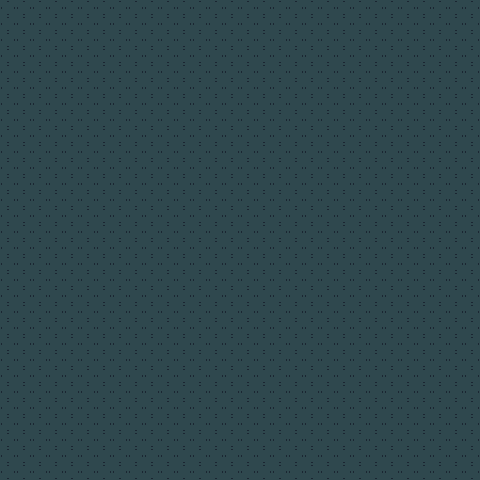

The image is a tile-based game level rendered from a .tmx file. Its description and complete source (layers, tilesets, objects, tile grids) follow:
An orthogonal 30x30 tile map with 16x16 px tiles, 1 tile layer (Tile Layer 1).

<map version="1.5" tiledversion="1.7.2" orientation="orthogonal" renderorder="right-down" width="30" height="30" tilewidth="16" tileheight="16" infinite="0" nextlayerid="3" nextobjectid="1">
 <tileset firstgid="97" source="DirectionDotTiles.tsx" />
 <layer id="2" name="Tile Layer 1" width="30" height="30" offsetx="-0.265509" offsety="0.796526">
  <data encoding="csv">
97,97,97,97,97,97,97,97,97,97,97,97,97,97,97,97,97,97,97,97,97,97,97,97,97,97,97,97,97,97,
97,97,97,97,97,97,97,97,97,97,97,97,97,97,97,97,97,97,97,97,97,97,97,97,97,97,97,97,97,97,
97,97,97,97,97,97,97,97,97,97,97,97,97,97,97,97,97,97,97,97,97,97,97,97,97,97,97,97,97,97,
97,97,97,97,97,97,97,97,97,97,97,97,97,97,97,97,97,97,97,97,97,97,97,97,97,97,97,97,97,97,
97,97,97,97,97,97,97,97,97,97,97,97,97,97,97,97,97,97,97,97,97,97,97,97,97,97,97,97,97,97,
97,97,97,97,97,97,97,97,97,97,97,97,97,97,97,97,97,97,97,97,97,97,97,97,97,97,97,97,97,97,
97,97,97,97,97,97,97,97,97,97,97,97,97,97,97,97,97,97,97,97,97,97,97,97,97,97,97,97,97,97,
97,97,97,97,97,97,97,97,97,97,97,97,97,97,97,97,97,97,97,97,97,97,97,97,97,97,97,97,97,97,
97,97,97,97,97,97,97,97,97,97,97,97,97,97,97,97,97,97,97,97,97,97,97,97,97,97,97,97,97,97,
97,97,97,97,97,97,97,97,97,97,97,97,97,97,97,97,97,97,97,97,97,97,97,97,97,97,97,97,97,97,
97,97,97,97,97,97,97,97,97,97,97,97,97,97,97,97,97,97,97,97,97,97,97,97,97,97,97,97,97,97,
97,97,97,97,97,97,97,97,97,97,97,97,97,97,97,97,97,97,97,97,97,97,97,97,97,97,97,97,97,97,
97,97,97,97,97,97,97,97,97,97,97,97,97,97,97,97,97,97,97,97,97,97,97,97,97,97,97,97,97,97,
97,97,97,97,97,97,97,97,97,97,97,97,97,97,97,97,97,97,97,97,97,97,97,97,97,97,97,97,97,97,
97,97,97,97,97,97,97,97,97,97,97,97,97,97,97,97,97,97,97,97,97,97,97,97,97,97,97,97,97,97,
97,97,97,97,97,97,97,97,97,97,97,97,97,97,97,97,97,97,97,97,97,97,97,97,97,97,97,97,97,97,
97,97,97,97,97,97,97,97,97,97,97,97,97,97,97,97,97,97,97,97,97,97,97,97,97,97,97,97,97,97,
97,97,97,97,97,97,97,97,97,97,97,97,97,97,97,97,97,97,97,97,97,97,97,97,97,97,97,97,97,97,
97,97,97,97,97,97,97,97,97,97,97,97,97,97,97,97,97,97,97,97,97,97,97,97,97,97,97,97,97,97,
97,97,97,97,97,97,97,97,97,97,97,97,97,97,97,97,97,97,97,97,97,97,97,97,97,97,97,97,97,97,
97,97,97,97,97,97,97,97,97,97,97,97,97,97,97,97,97,97,97,97,97,97,97,97,97,97,97,97,97,97,
97,97,97,97,97,97,97,97,97,97,97,97,97,97,97,97,97,97,97,97,97,97,97,97,97,97,97,97,97,97,
97,97,97,97,97,97,97,97,97,97,97,97,97,97,97,97,97,97,97,97,97,97,97,97,97,97,97,97,97,97,
97,97,97,97,97,97,97,97,97,97,97,97,97,97,97,97,97,97,97,97,97,97,97,97,97,97,97,97,97,97,
97,97,97,97,97,97,97,97,97,97,97,97,97,97,97,97,97,97,97,97,97,97,97,97,97,97,97,97,97,97,
97,97,97,97,97,97,97,97,97,97,97,97,97,97,97,97,97,97,97,97,97,97,97,97,97,97,97,97,97,97,
97,97,97,97,97,97,97,97,97,97,97,97,97,97,97,97,97,97,97,97,97,97,97,97,97,97,97,97,97,97,
97,97,97,97,97,97,97,97,97,97,97,97,97,97,97,97,97,97,97,97,97,97,97,97,97,97,97,97,97,97,
97,97,97,97,97,97,97,97,97,97,97,97,97,97,97,97,97,97,97,97,97,97,97,97,97,97,97,97,97,97,
97,97,97,97,97,97,97,97,97,97,97,97,97,97,97,97,97,97,97,97,97,97,97,97,97,97,97,97,97,97
</data>
 </layer>
</map>
